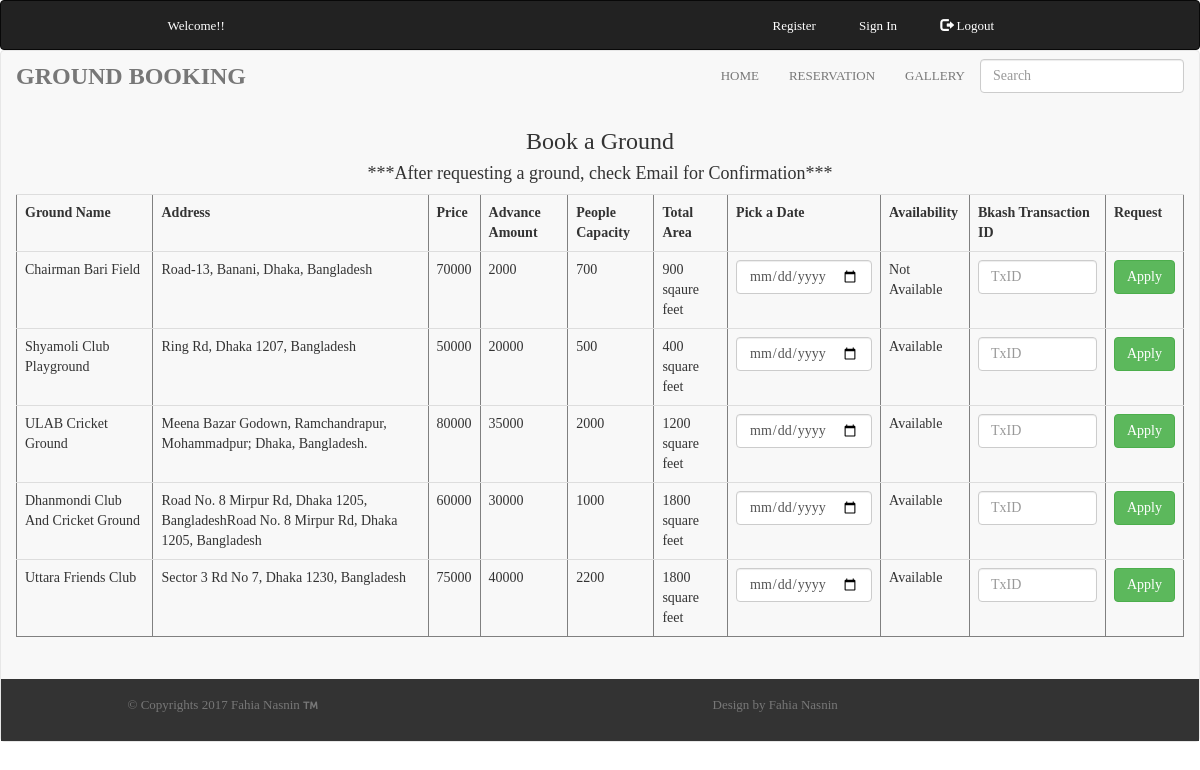
Screenshot of /reservation.php (signed in) with the database file from the repository.
### tables this page shows
CREATE TABLE `ground` (
  `id` int(11) NOT NULL,
  `ground_name` varchar(60) NOT NULL,
  `address` varchar(500) NOT NULL,
  `price` varchar(30) NOT NULL,
  `advance_amount` varchar(30) NOT NULL,
  `capacity` varchar(50) NOT NULL,
  `area` varchar(60) NOT NULL,
  `availability` int(1) NOT NULL DEFAULT '0'
);

### reservation.php (the view, shortened to what this page needs)
<?php
    include("connection.php");
    $result = mysqli_query($dbCon,"SELECT * FROM ground");
?>
<!DOCTYPE html>
<html lang="en">
  <head>
    <link href="css/bootstrap.min.css" rel="stylesheet">
    <link href="css/font-awesome.css" rel="stylesheet">
    <link href="css/main.css" rel="stylesheet">
    <link href="css/animate.min.css" rel="stylesheet" >
    <link rel="stylesheet" type="text/css" href="engine1/style.css" />
  </head>
  <body>
  <header id="top-header">
    <nav class="navbar navbar-inverse">
      <div class="container top-nav">
      <div class="row">
        <div class="col-md-5 col-md-offset-1 col-sm-3 col-md-offset-3 col-xs-12">
          <ul class="currency">
              <li><a href="#">Welcome!!</li>
          </ul>
        </div>
        <div class="col-lg-1"></div>
        <div class="col-md-4 col-sm-3 col-xs-12">
          <ul class="addCart">
              <li><a href="signup.php">Register</a></li>
              <li><a href="signup.php">Sign In</a></li>
              <li><a href="logout.php"><span class="glyphicon glyphicon-log-out"></span> Logout</a></li>
          </ul>
        </div>
      </div>
    </div>
  </header>
  <section  id="fashion">
    <nav class="navbar navbar-default" role="navigation">
    <div class="container-fluid slider">
      <div class="navbar-header">
        <a class="navbar-brand" href="index.php">GROUND BOOKING
        </a>
      </div>
      <div id="navbar3" class="navbar-collapse collapse">
        <ul class="nav navbar-nav navbar-right">
          <li>
            <a href="index.php" >Home</a>
          </li>
          <li >
            <a href="#" >Reservation</span></a>
          </li>
          <li>
            <a href="lookbook.html" >Gallery</span></a>
          </li>
          <li class="search">
            <div class="form-group">
                <input type="text" class="form-control" placeholder="Search">
            </div>
          </li>
        </ul>
      </div>
<div id="userlist">
  <center><h3 class="info">Book a Ground</h3></center>
  <center><h4>***After requesting a ground, check Email for Confirmation***</h4>
   <?php
    echo "<table class='table' border='1'>
    <tr>
    <th>Ground Name</th>
    <th>Address</th>
    <th>Price</th>
    <th>Advance Amount</th>
    <th>People Capacity</th>
    <th>Total Area</th>
    <th>Pick a Date</th>
    <th>Availability</th>
    <th>Bkash Transaction ID</th>
    <th>Request</th>
    </tr>";
    while($row = mysqli_fetch_array($result))
    {
            echo "<form method='post'>";
            echo "<tr class='userlistoutput'>";
            echo "<td ><input type='hidden' name='Gname'  value='".$row["ground_name"]."'> ". $row['ground_name'] . "</td>";
            echo "<td ><input type='hidden' name='Oadd'  value='".$row["address"]."'>" . $row['address'] . "</td>";
            echo "<td >" . $row['price'] . "</td>";
            echo "<td ><input type='hidden' name='Oamo'  value='".$row["advance_amount"]."'>" . $row['advance_amount'] . "</td>";
            echo "<td >" . $row['capacity'] . "</td>";
            echo "<td >" . $row['area'] . "</td>";
            echo "<td><input type='date' name='orderDate' class='form-control' id='orderDate' placeholder='which date'></td>";
            if ($row['availability']==0) {
              echo "<td >" .'Available' . "</td>";
            }
            else{
              echo "<td >" .'Not Available' . "</td>";
            }
            echo "<td><input type='text' name='txid' class='form-control' placeholder='TxID'></td>";
            echo "<td><button type='submit' name='request' class='btn btn-success'> Apply </button></td>";
            echo "</tr>";
            echo "</form>";
   }
   echo "</table>";
   echo "</div>";
?>
</div>
  <footer id="footer">
    <div class="container">
      <div class="row">
          <div class="col-lg-1"></div>
              <div class="col-lg-5 gauche pull-left">
                  <p class="copy"> &copy; Copyrights 2017 Fahia Nasnin <i class="fa fa-trademark"></i> </p>
              </div>
              <div class="col-lg-5 corps pull-right">
                  <p class="by">Design by Fahia Nasnin</p>
              </div>
          <div class="col-lg-1"></div>
      </div>
    </div>
  </footer>
  </body>
</html>

### css/main.css (style rules this page uses)
body { overflow-x: hidden; position: relative; width: 100%; }
#top-header { font-size: 13px; font-family: "Montserrat"; }
#top-header li a { text-decoration: none; color: #fff; }
.top-nav { padding-top: 16px; }
.currency { list-style: none; }
.addCart li { display: inline; padding: 20px; }
#top-header .navbar { margin-bottom: 0; }
#fashion .slider { font-family: "Montserrat"; overflow: hidden; margin-top: 0; background-repeat:no-repeat; background-size:contain; margin-bottom: 0; }
#fashion .navbar { margin-bottom: 0; }
#fashion li.search { margin-top: 8px; }
.navbar-brand { font-size: 24px; color: rgb( 34, 34, 34 ); font-weight: bold; text-transform: uppercase; text-align: left; z-index: 108; }
#navbar3 { font-size: 13px; color: rgb( 34, 34, 34 ); text-transform: uppercase; line-height: 1.538; text-align: right; z-index: 106; }
#footer { background-color: #333333; padding-top: 16px; padding-bottom: 16px; }
#footer p.copy { font-size: 13px; font-family: "Montserrat"; color: rgb( 119, 119, 119 ); line-height: 1.538; }
#footer p.by { font-size: 13px; font-family: "Montserrat"; color: rgb( 119, 119, 119 ); line-height: 1.538; }
@media (min-width:1200px) and (max-width:1399px) { #fashion .slider { height: 628.45px; } }

### rows the page displays
ground: ground_name "Chairman Bari Field", address "Road-13, Banani, Dhaka, Bangladesh", price "70000", advance_amount "2000", capacity "700", area "900 sqaure feet", availability "Not Available"
ground: ground_name "Shyamoli Club Playground", address "Ring Rd, Dhaka 1207, Bangladesh", price "50000", advance_amount "20000", capacity "500", area "400 square feet", availability "Available"
ground: ground_name "ULAB Cricket Ground", address "Meena Bazar Godown, Ramchandrapur, Mohammadpur; Dhaka, Bangladesh.", price "80000", advance_amount "35000", capacity "2000", area "1200 square feet", availability "Available"
ground: ground_name "Dhanmondi Club And Cricket Ground", address "Road No. 8 Mirpur Rd, Dhaka 1205, BangladeshRoad No. 8 Mirpur Rd, Dhaka 1205, Bangladesh", price "60000", advance_amount "30000", capacity "1000", area "1800 square feet", availability "Available"
ground: ground_name "Uttara Friends Club", address "Sector 3 Rd No 7, Dhaka 1230, Bangladesh", price "75000", advance_amount "40000", capacity "2200", area "1800 square feet", availability "Available"
